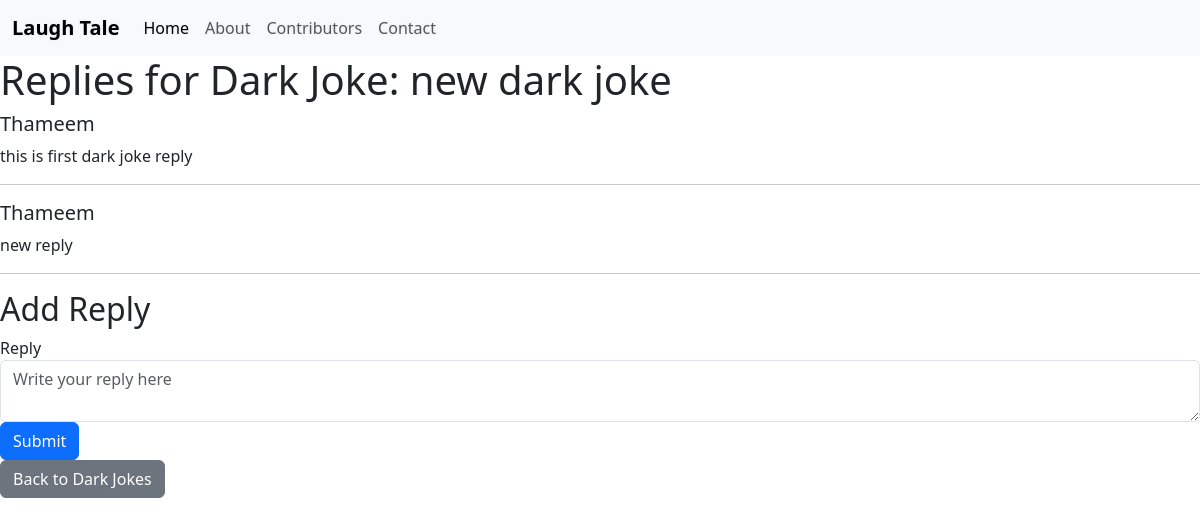
The app's page /reply_dark_joke/1 (signed in) with its own data.
### app.py (models this page shows)
class DarkJoke(db.Model):
    id = db.Column(db.Integer, primary_key=True)
    user_id = db.Column(db.Integer, db.ForeignKey('user.id'), nullable=False)
    date = db.Column(db.DateTime, nullable=False, default=datetime.utcnow)
    joke = db.Column(db.Text, nullable=False)
    likes = db.Column(db.Integer, default=0)  # Add likes attribute here
    dislikes = db.Column(db.Integer, default=0)  # Add dislikes attribute here
    user = db.relationship('User', backref='jokes')

class DarkJokeReply(db.Model):
    id = db.Column(db.Integer, primary_key=True)
    user_id = db.Column(db.Integer, db.ForeignKey('user.id'), nullable=False)
    joke_id = db.Column(db.Integer, nullable=False)
    content = db.Column(db.Text, nullable=False)
    user = db.relationship('User', backref='dark_joke_replies')

class User(db.Model, UserMixin):
    id = db.Column(db.Integer, primary_key=True)
    username = db.Column(db.String(20), nullable=False, unique=True)
    email = db.Column(db.String(120), nullable=False, unique=True)
    password = db.Column(db.String(80), nullable=False)

### app.py (the view)
@app.route('/reply_dark_joke/<int:joke_id>', methods=['GET', 'POST'])
@login_required
def reply_dark_joke(joke_id):
    joke = DarkJoke.query.get_or_404(joke_id)
    replies = DarkJokeReply.query.filter_by(joke_id=joke_id).all()
    form = ReplyForm()
    if form.validate_on_submit():
        reply = DarkJokeReply(user_id=current_user.id, joke_id=joke_id, content=form.content.data)
        db.session.add(reply)
        db.session.commit()
        flash('Your reply has been added.', 'success')
        return redirect(url_for('reply_dark_joke', joke_id=joke_id))
    return render_template('reply_dark_joke.html', joke=joke, replies=replies, form=form)

### app.py
class ReplyForm(FlaskForm):
    content = TextAreaField('Reply', validators=[InputRequired()])
    submit = SubmitField('Submit')

### app.py (called while the page is built)
@login_manager.user_loader
def load_user(user_id):
    return User.query.get(int(user_id))

### templates/reply_dark_joke.html (shortened to what this page needs)
{% extends 'layout.html' %}
{% block body %}
<h1>Replies for Dark Joke: {{ joke.joke }}</h1>
{% for reply in replies %}
<div>
  <h5>{{ reply.user.username }}</h5>
  <p>{{ reply.content }}</p>
  <hr />
</div>
{% endfor %}
<h2>Add Reply</h2>
<form method="POST" action="">
  {{ form.hidden_tag() }} {{ form.content.label }} {{
  form.content(class="form-control", placeholder="Write your reply here") }} {{
  form.submit(class="btn btn-primary") }}
</form>
<a href="{{ url_for('dark_jokes') }}" class="btn btn-secondary">Back to Dark Jokes</a>
{% endblock body %}

### static/css/form.css (style rules this page uses)
body { background-color: #F3EBF6; font-family: 'Ubuntu', sans-serif; }
a { text-shadow: 0px 0px 3px rgba(117, 117, 117, 0.12); color: #E1BEE7; text-decoration: none; }

### records on screen
DarkJoke: joke "new dark joke"
DarkJokeReply: user.username "Thameem", content "this is first dark joke reply"
DarkJokeReply: user.username "Thameem", content "new reply"
